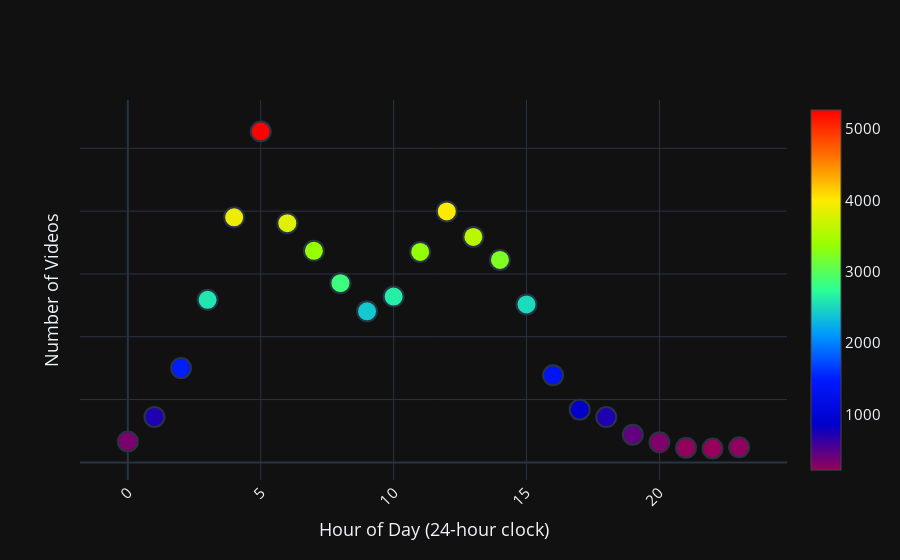

The notebook cell this image was saved under:
### Markdown cell above
## Trending Videos Publishing Trend on Hourly basis

### Code cell
data = df.publishedAt.dt.hour.value_counts()
        
fig = go.Figure()
fig.add_trace(go.Scatter(x=data.index, 
                         y=data.values,
                         mode='markers',
                         marker=dict(
                             size=20,
                             line_width=2,
                             color=data.values,
                             colorscale='Rainbow',
                             showscale=True
                        )
                    ))

fig.update_layout(xaxis_tickangle=-45,
                  font=dict(size=15),
                  yaxis={'visible': True, 'showticklabels': False},
                  xaxis_title='Hour of Day (24-hour clock)',
                  yaxis_title='Number of Videos',
                  template='plotly_dark', 
                 )

fig.update_layout(hovermode="x")

### Figure 1 — Plotly figure (JSON) as saved in the notebook; plotly's stock layout.template omitted (floating-point values rounded to 4 significant figures)
{"data": [{"marker": {"color": [5268, 3996, 3902, 3808, 3590, 3368, 3350, 3223, 2853, 2640, 2589, 2515, 2405, 1501, 1387, 840, 723, 722, 440, 333, 319, 242, 233, 221], "colorscale": [[0, "rgb(150,0,90)"], [0.125, "rgb(0,0,200)"], [0.25, "rgb(0,25,255)"], [0.375, "rgb(0,152,255)"], [0.5, "rgb(44,255,150)"], [0.625, "rgb(151,255,0)"], [0.75, "rgb(255,234,0)"], [0.875, "rgb(255,111,0)"], [1, "rgb(255,0,0)"]], "line": {"width": 2}, "showscale": true, "size": 20}, "mode": "markers", "type": "scatter", "x": [5, 12, 4, 6, 13, 7, 11, 14, 8, 10, 3, 15, 9, 2, 16, 17, 1, 18, 19, 0, 20, 23, 21, 22], "y": [5268, 3996, 3902, 3808, 3590, 3368, 3350, 3223, 2853, 2640, 2589, 2515, 2405, 1501, 1387, 840, 723, 722, 440, 333, 319, 242, 233, 221]}], "layout": {"font": {"size": 15}, "hovermode": "x", "xaxis": {"tickangle": -45, "title": {"text": "Hour of Day (24-hour clock)"}}, "yaxis": {"showticklabels": false, "title": {"text": "Number of Videos"}, "visible": true}}}
